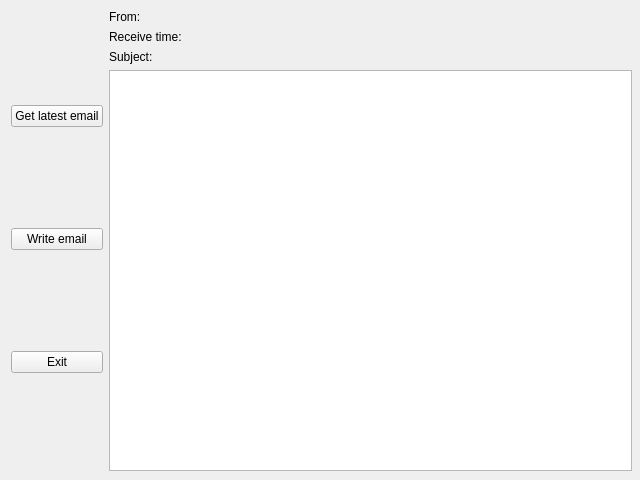
<?xml version="1.0" encoding="UTF-8"?>
<ui version="4.0">
 <class>MainWidget</class>
 <widget class="QWidget" name="MainWidget">
  <property name="geometry">
   <rect>
    <x>0</x>
    <y>0</y>
    <width>640</width>
    <height>480</height>
   </rect>
  </property>
  <property name="windowTitle">
   <string>sswEmail</string>
  </property>
  <widget class="QWidget" name="">
   <property name="geometry">
    <rect>
     <x>11</x>
     <y>10</y>
     <width>621</width>
     <height>461</height>
    </rect>
   </property>
   <layout class="QHBoxLayout" name="horizontalLayout">
    <item>
     <layout class="QVBoxLayout" name="verticalLayout">
      <item>
       <widget class="QPushButton" name="readButton">
        <property name="text">
         <string>Get latest email</string>
        </property>
       </widget>
      </item>
      <item>
       <widget class="QPushButton" name="writeButton">
        <property name="text">
         <string>Write email</string>
        </property>
       </widget>
      </item>
      <item>
       <widget class="QPushButton" name="exitButton">
        <property name="text">
         <string>Exit</string>
        </property>
       </widget>
      </item>
     </layout>
    </item>
    <item>
     <layout class="QVBoxLayout" name="verticalLayout_2">
      <item>
       <layout class="QGridLayout" name="gridLayout" columnstretch="1,3">
        <item row="0" column="0">
         <widget class="QLabel" name="label">
          <property name="text">
           <string>From:</string>
          </property>
         </widget>
        </item>
        <item row="0" column="1">
         <widget class="QLabel" name="fromLabel">
          <property name="frameShadow">
           <enum>QFrame::Plain</enum>
          </property>
          <property name="text">
           <string/>
          </property>
         </widget>
        </item>
        <item row="1" column="0">
         <widget class="QLabel" name="label_2">
          <property name="text">
           <string>Receive time:</string>
          </property>
         </widget>
        </item>
        <item row="1" column="1">
         <widget class="QLabel" name="timeLabel">
          <property name="text">
           <string/>
          </property>
         </widget>
        </item>
        <item row="2" column="0">
         <widget class="QLabel" name="label_3">
          <property name="text">
           <string>Subject:</string>
          </property>
         </widget>
        </item>
        <item row="2" column="1">
         <widget class="QLabel" name="subjectLabel">
          <property name="text">
           <string/>
          </property>
         </widget>
        </item>
       </layout>
      </item>
      <item>
       <widget class="QTextBrowser" name="emailBrowser"/>
      </item>
     </layout>
    </item>
   </layout>
  </widget>
 </widget>
 <resources/>
 <connections/>
</ui>
